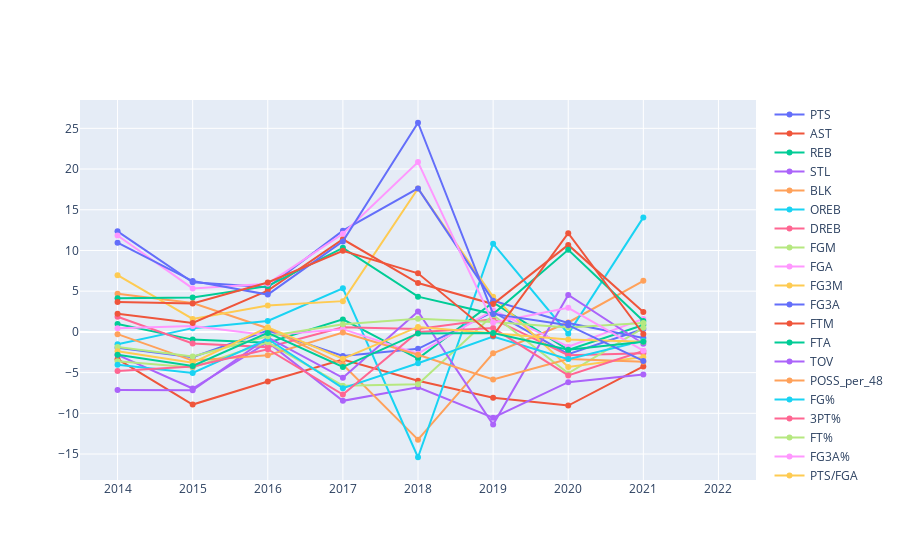

Notebook code cell kept with this figure:
### Code cell
fig = go.Figure()
for col in comp_change_df.columns[1:]:
   fig.add_trace(go.Scatter(x=comp_change_df['season_start_year'],
                            y=comp_change_df[col], name=col))



fig.show()
